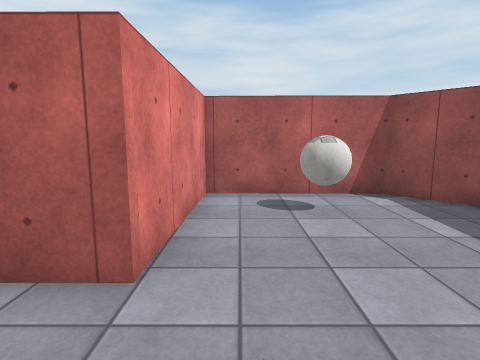
view 1 (above)

24 first-person views from a walk through a 3-D level made in the Unity game engine. The camera is 1.4 m above the floor, tilts 8° down and sees 80° across. Doors are open. The floor is counted in squares, 1 m on a side. Each view is taken from the middle of a square. On the plan, view 1 faces up. The plan holds only what a view shows up to about 14 squares ahead; the rest is blank. The place goes on beyond the plan. The player is left out. Surface patterns are stand-ins for the level's own textures.

view 2
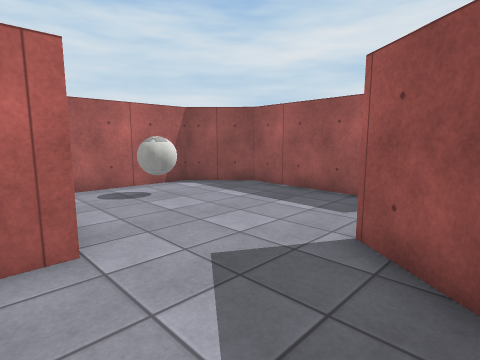

view 3
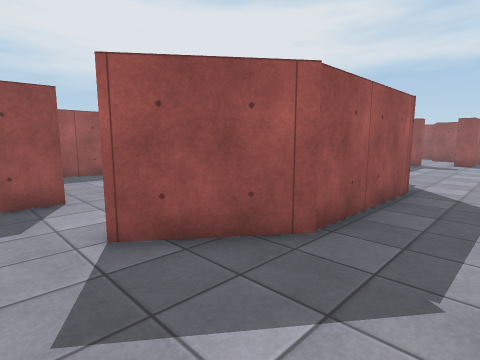

view 4
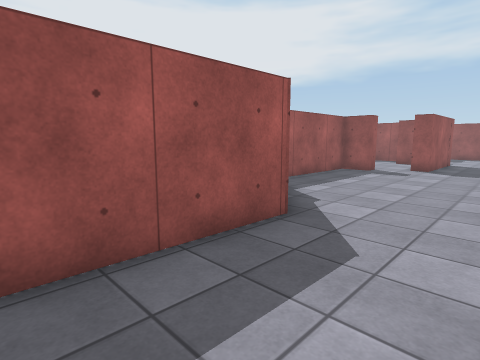

view 5
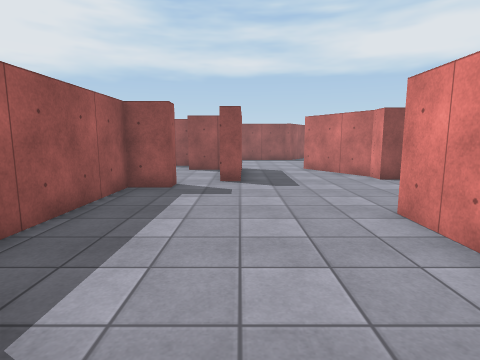

view 6
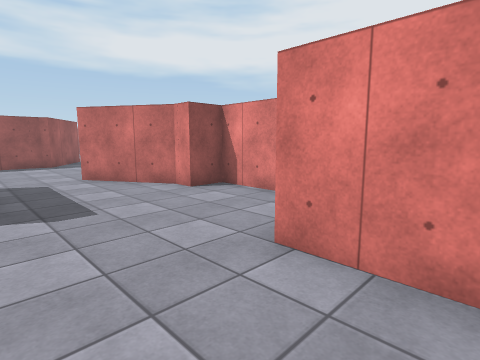

view 7
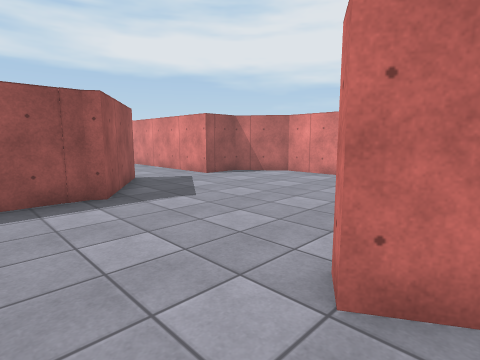

view 8
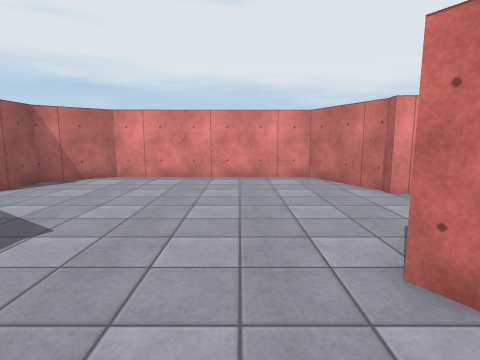

view 9
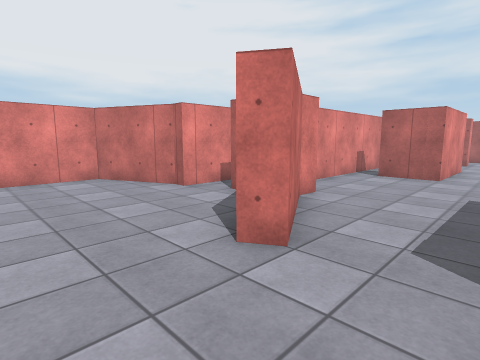

view 10
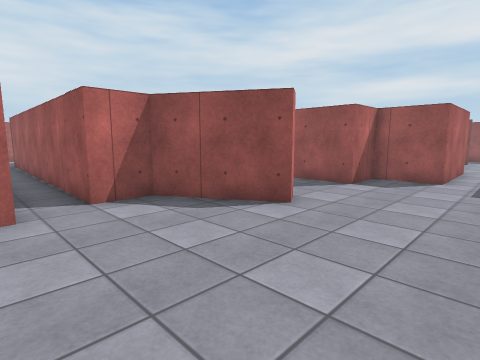

view 11
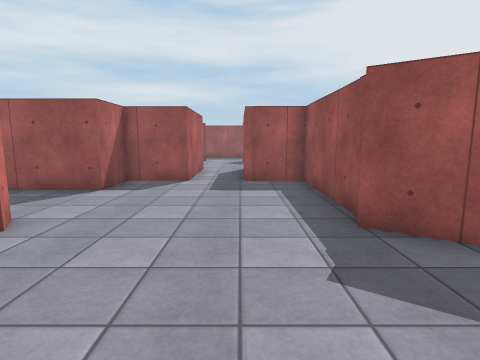

view 12
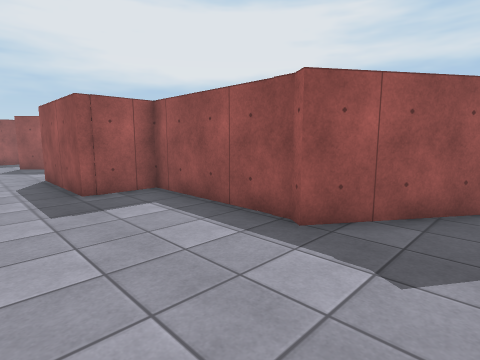

view 13
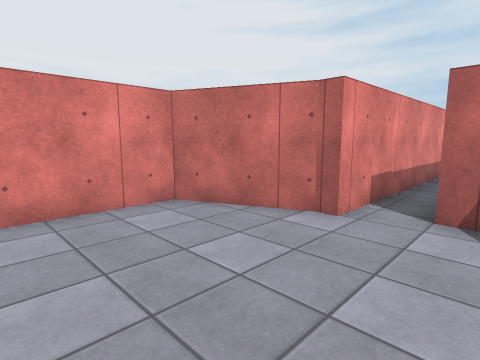

view 14
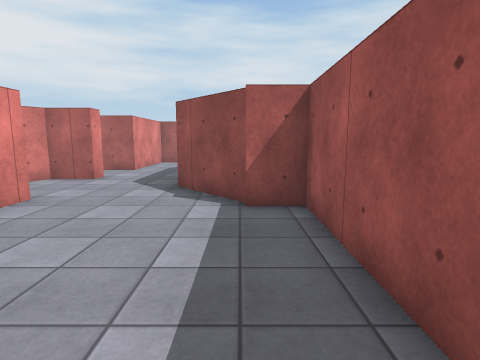

view 15
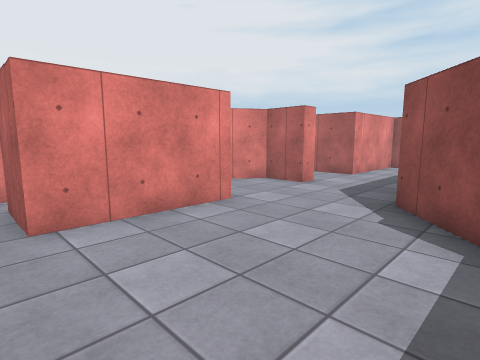

view 16
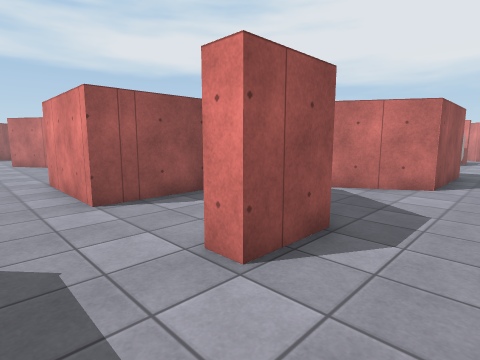

view 17
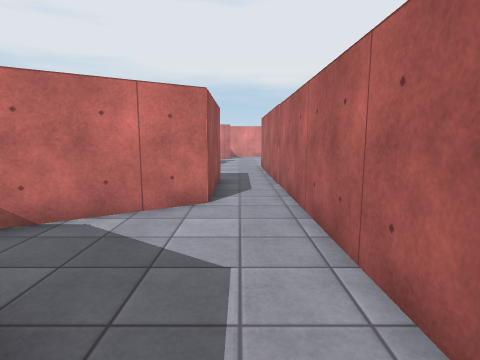

view 18
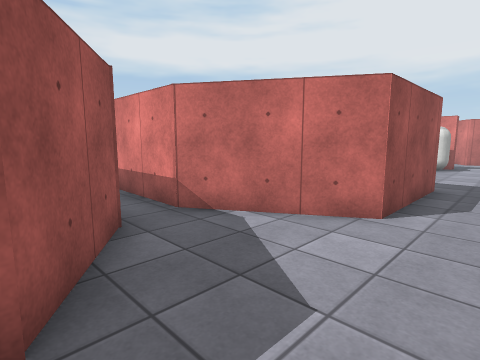

view 19
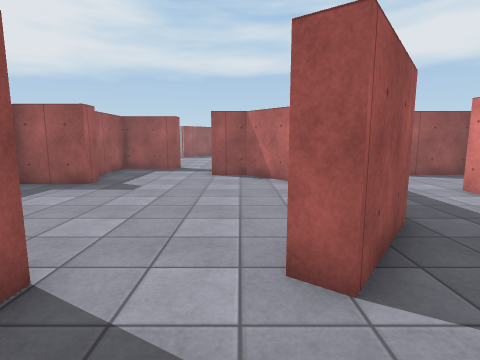

view 20
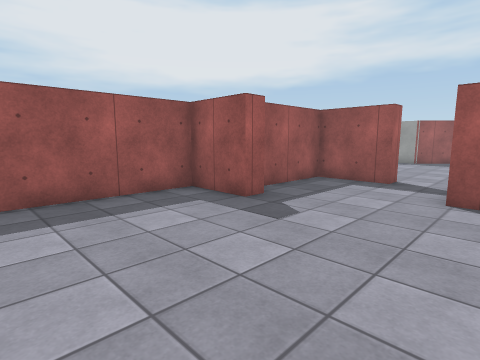

view 21
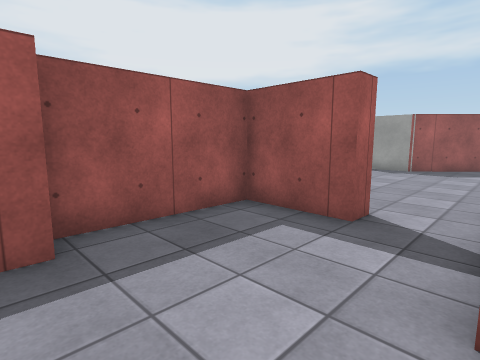

view 22
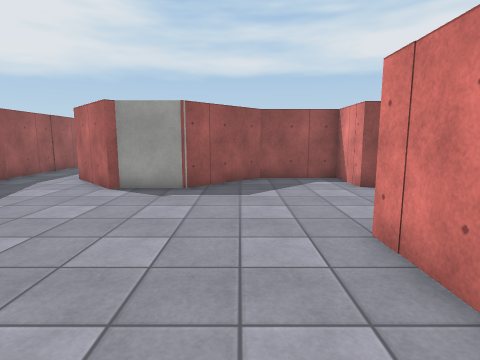

view 23
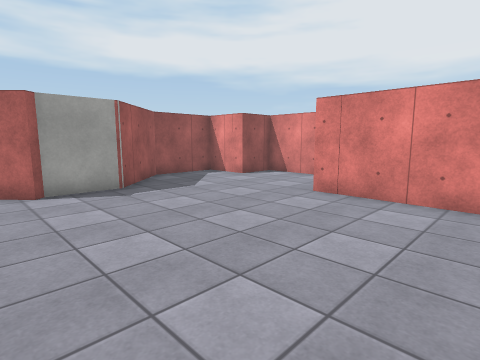

view 24
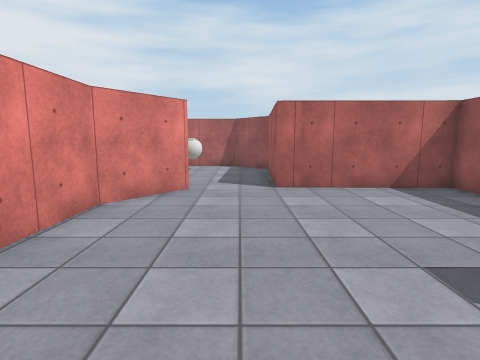

### Floor plan
Ten units are one square. View 1 is at (0, 0); x grows to the right and y downward. Boxes are objects, and circles mark ways between rooms. Rooms are numbered by the first view taken in them; rooms with no view inside come last. Other rooms are left out.
<svg viewBox="-135 -80 256 410">
<path fill="none" stroke="#000" d="M20 162 20 154 33 154 34 91 21 90M-62 91 -63 171 -50 171 -50 179 -31 210 -37 213 -55 184 -70 184 -68 73M-60 83 -30 83 -30 123 -51 123M22 88 2 64 2 17 20 -6M59 232 17 232 17 212 0 211 0 167 7 167M-82 71 -84 191 -89 191 -118 204 -118 277 -103 296 -85 296 -85 325M-58 303 -35 269 -31 272 17 272 17 252 58 252M-32 41 -32 48 -48 48 -56 60M-29 41 -29 48M-29 -22 -29 16M-11 -27 -24 -27M-68 65 -52 41 -32 41M-126 37 -103 37 -82 71M-29 16 -126 17M20 -6 25 -2M51 -4 53 -56 38 -74 -9 -75 -11 -27M78 67 78 60 101 61 102 -3 51 -4M13 67 27 83 41 83M25 -2 9 19 9 45M60 116 60 108 86 108 86 69M41 124 40 162M7 180 7 204 24 204 24 225 53 225 76 203 95 203 97 201 116 220"/>
<rect x="15" y="-65" width="10" height="10" fill="#bbb"><title>other object</title></rect>
<circle cx="-25" cy="25" r="3" fill="#2a7"/>
<circle cx="0" cy="-13" r="3" fill="#2a7"/>
<circle cx="15" cy="160" r="3" fill="#2a7"/>
<circle cx="35" cy="-10" r="3" fill="#2a7"/>
<circle cx="55" cy="110" r="3" fill="#2a7"/>
<text x="-40" y="180">1</text>
<text x="-80" y="30">2</text>
<text x="20" y="-40">3</text>
<text x="60" y="50">4</text>
<text x="70" y="170">5</text>
</svg>
Room 1 opens to room 2. Room 1 opens to room 3. Room 1 opens to room 5. Room 3 opens to room 4. Room 4 opens to room 5.

Where each view was taken, in squares from view 1:
view 1: 0 up, 0 right, facing up
view 2: 1 down, 2 left, facing up-right
view 3: 2 up, 2 left, facing down-right
view 4: 2 down, 3 left, facing down-right
view 5: 7 down, 0 right, facing down
view 6: 10 down, 0 right, facing down-left
view 7: 20 down, 1 left, facing down-left
view 8: 23 down, 1 left, facing left
view 9: 24 down, 1 left, facing up-left
view 10: 25 down, 9 left, facing up-right
view 11: 25 down, 8 left, facing right
view 12: 23 down, 6 left, facing down-right
view 13: 24 down, 6 left, facing up-left
view 14: 15 down, 2 right, facing up
view 15: 13 down, 2 right, facing up-left
view 16: 2 down, 1 left, facing down-left
view 17: 3 down, 4 left, facing left
view 18: 2 down, 5 left, facing down-left
view 19: 3 up, 3 right, facing down
view 20: 1 down, 3 right, facing down-right
view 21: 6 down, 4 right, facing down-right
view 22: 12 down, 6 right, facing down
view 23: 12 down, 11 right, facing down-left
view 24: 8 down, 4 right, facing up
